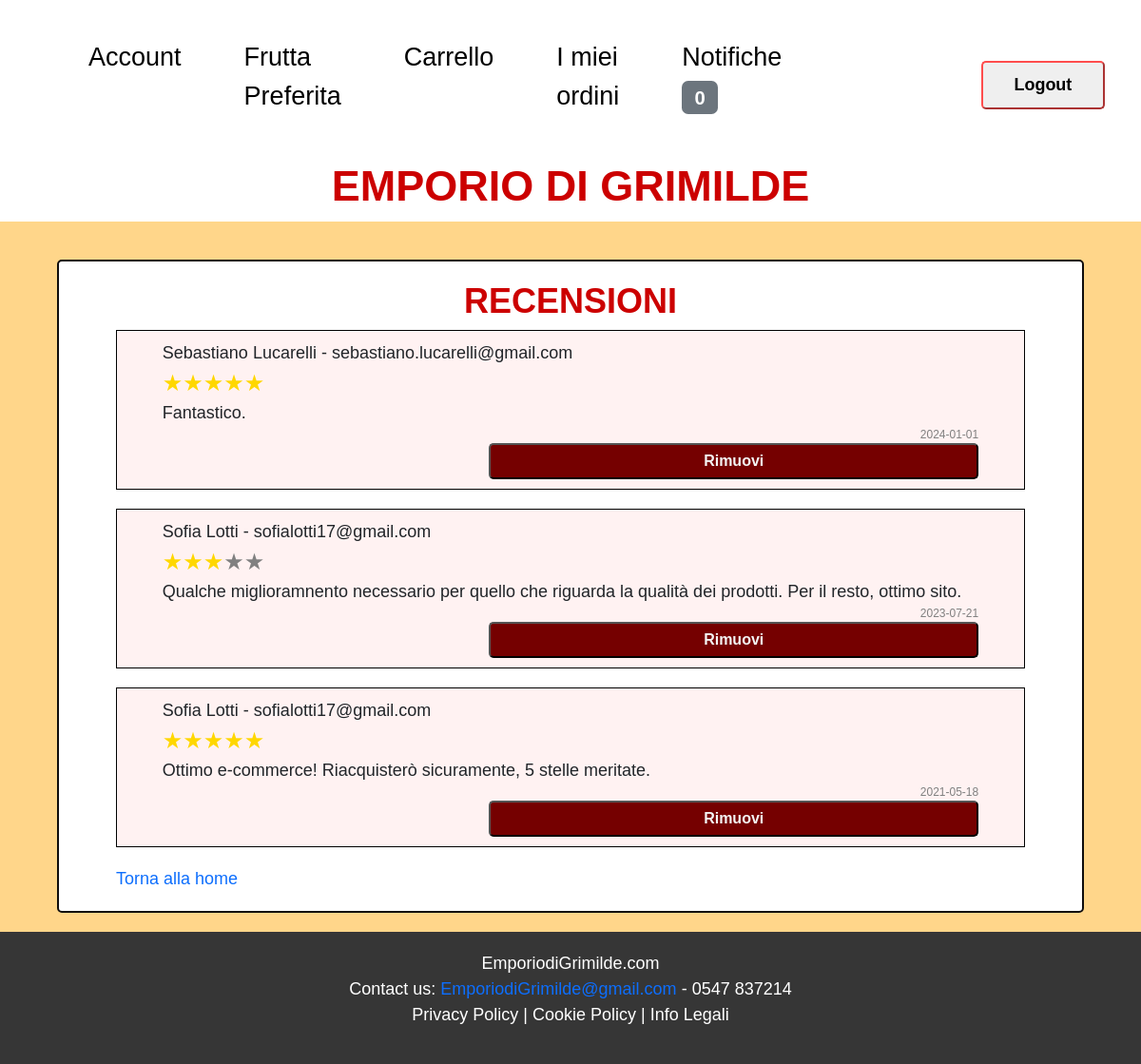
The page /php/recensioniAdmin.php (signed in) on the database its author committed.
### tables this page shows
create table RECENSIONE (
     E_mail varchar(50) not null,
     NumeroStelle float(3) not null,
     DataRecensione date not null,
     TestoRecensione varchar(250),
     primary key (E_mail, DataRecensione));

create table CLIENTE (
     E_mail varchar(50) not null,
     Password varchar(20) not null,
     Nome varchar(20) not null,
     Cognome varchar(20) not null,
     DataNascita date not null,
     Sesso varchar(15) not null,
     ImmagineProfilo varchar(200),
     Amministratore char not null DEFAULT 'N',
     primary key (E_mail));

### php/recensioniAdmin.php (called while the page is built, shortened)
<?php
require_once("bootstrap.php");
if(isUserLoggedIn()){
    $templateParams["profilo"] = $dbh->getProfilo();
}
else{
    header("location: login.php");
    exit;
}
$templateParams["canvas"] = "contenutoOffCanvas.php";
$templateParams["titolo"] = "Grimilde's - Recensioni";
$templateParams["nome"] = "listaRecensioni.php";
$templateParams["recensioni"] = $dbh->getAllRecensioni();
require("../template/base.php");
?>

### db/database.php (called while the page is built, shortened)
<?php
class DatabaseHelper{
    private $db;
    public function __construct($servername, $username, $password, $dbname, $port){
        $this->db = new mysqli($servername, $username, $password, $dbname, $port);
    }
    public function getAllRecensioni() {
    $stmt = $this->db->prepare("
        SELECT r.NumeroStelle, r.DataRecensione,
            r.TestoRecensione, c.Nome, c.Cognome, c.E_mail
        FROM recensione r
        JOIN cliente c
        ON r.E_mail = c.E_mail
        ORDER BY r.DataRecensione DESC");
    $stmt->execute();
    $result = $stmt->get_result();
    return $result->fetch_all(MYSQLI_ASSOC);
    }
    public function getProfilo(){
        $utente = $_SESSION["E_mail"];
        $stmt = $this->db->prepare("SELECT E_mail, Nome, Cognome, DataNascita, Sesso
                                    FROM CLIENTE
                                    WHERE E_mail=?");
        $stmt->bind_param("s", $utente);
        $stmt->execute();
        $result = $stmt->get_result();
        return $result->fetch_all(MYSQLI_ASSOC);
    }
}
?>

### php/bootstrap.php (called while the page is built, shortened)
<?php
require_once("../db/database.php");
$dbh = new DatabaseHelper("localhost", "root", "", "GrimildeDatabase", 3306);
?>

### template/listaRecensioni.php (the view, shortened to what this page needs)
<article>
    <h2>RECENSIONI</h2>
    <?php foreach($templateParams["recensioni"] as $recensione): ?>
    <article>
        <header>
            <p><?php echo $recensione["Nome"]; ?> <?php echo $recensione["Cognome"]; ?> - <?php echo $recensione["E_mail"]; ?></p>
            <p><?php for ($i = 1; $i <= 5; $i++) {
                if ($i <= $recensione["NumeroStelle"]) {
                    echo '<span data-filled="true">★</span>';
                } else {
                    echo '<span data-filled="false">★</span>';
                }
            } ?>
            </p>
        </header>
        <section>
            <p><?php echo $recensione["TestoRecensione"]; ?></p>
        </section>
        <footer>
            <p><?php echo $recensione["DataRecensione"]; ?></p>
            <form action="" method="POST">
                <label for="rimuovi" hidden></label><input type="submit" id="rimuovi" name="rimuovi" value="Rimuovi"/>
            </form>
        </footer>
    </article>
    <?php endforeach; ?>
    <a href="index.php">Torna alla home</a>
</article>

### css/style.css (style rules this page uses)
:root { --primary: #750000; --secondary: #cc0000; --background: rgb(255, 214, 138); --text: #000000; --error: #b00020; }
body, header, h1, h2, h5, ul { margin: 0; padding: 0; }
* { font-family: 'Gill Sans', 'Gill Sans MT', Calibri, 'Trebuchet MS', sans-serif; font-size: 18px; }
body>header>h1, article>h2, section>h2 { font-family: Verdana, Geneva, Tahoma, sans-serif; color: var(--secondary); text-align: center; font-weight: 600; }
body { background-color: var(--background); }
a { text-decoration: none !important; }
body>main>article, body>main>section { border: 2px solid rgb(15, 13, 13); border-radius: 5px; padding: 20px 5%; background-color: white; }
body>main form { text-align: center; }
body>main form input[type="submit"], body>main>section>div>ul>li>a { width: 60%; text-align: center; text-decoration: none; padding: 5px 10px; font-size: 16px; border-radius: 5px; background-color: #750000; color: #f4f4f4; font-weight: 600; }
main>*:not(:first-child img) { margin: 20px 5% 0; }
body>main>article>article { border: 1px solid black; padding: 10px 5%; margin-bottom: 20px; background-color: rgb(255, 242, 242); }
body>main>article>article p { margin-bottom: 0; }
body>main>article>article>header>p>span { color: grey; font-size: 24px; }
body>main>article>article>header>p>span[data-filled="true"] { color: gold; }
body>main>article>article>footer p { text-align: end; color: grey; font-size: 12px; }
body>main>article>article>footer form { text-align: end; }

### rows shown on the page
recensione: E_mail.Nome "Sebastiano", E_mail.Cognome "Lucarelli", E_mail.E_mail "sebastiano.lucarelli@gmail.com", NumeroStelle 5 (drawn), TestoRecensione "Fantastico.", DataRecensione "2024-01-01"
recensione: E_mail.Nome "Sofia", E_mail.Cognome "Lotti", E_mail.E_mail "sofialotti17@gmail.com", NumeroStelle 3 (drawn), TestoRecensione "Qualche miglioramnento necessario per quello che riguarda la qualità dei prodotti. Per il resto, ottimo sito.", DataRecensione "2023-07-21"
recensione: E_mail.Nome "Sofia", E_mail.Cognome "Lotti", E_mail.E_mail "sofialotti17@gmail.com", NumeroStelle 5 (drawn), TestoRecensione "Ottimo e-commerce! Riacquisterò sicuramente, 5 stelle meritate.", DataRecensione "2021-05-18"

### other values the page prints
$dbh->countNotificheDaLeggere() "0"
